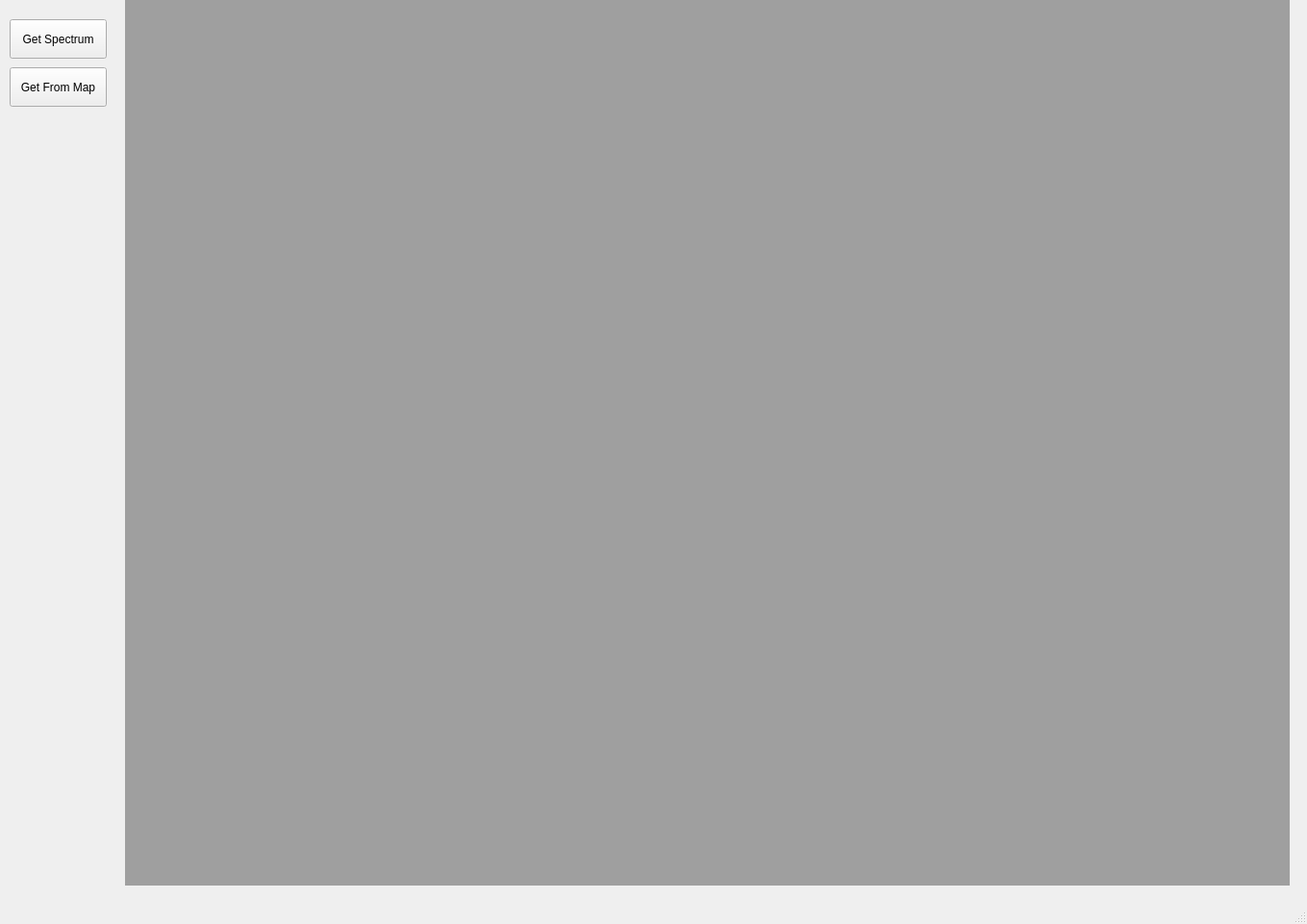
<?xml version="1.0" encoding="UTF-8"?>
<ui version="4.0">
 <class>XPS_MainWindow</class>
 <widget class="QMainWindow" name="XPS_MainWindow">
  <property name="geometry">
   <rect>
    <x>0</x>
    <y>0</y>
    <width>1359</width>
    <height>961</height>
   </rect>
  </property>
  <property name="cursor">
   <cursorShape>ArrowCursor</cursorShape>
  </property>
  <property name="windowTitle">
   <string>MainWindow</string>
  </property>
  <widget class="QWidget" name="centralwidget">
   <widget class="QPushButton" name="graf">
    <property name="geometry">
     <rect>
      <x>10</x>
      <y>20</y>
      <width>101</width>
      <height>41</height>
     </rect>
    </property>
    <property name="text">
     <string>Get Spectrum</string>
    </property>
   </widget>
   <widget class="QMdiArea" name="mdiArea">
    <property name="geometry">
     <rect>
      <x>130</x>
      <y>0</y>
      <width>1211</width>
      <height>921</height>
     </rect>
    </property>
   </widget>
   <widget class="QPushButton" name="grafsss">
    <property name="geometry">
     <rect>
      <x>10</x>
      <y>70</y>
      <width>101</width>
      <height>41</height>
     </rect>
    </property>
    <property name="text">
     <string>Get From Map</string>
    </property>
   </widget>
  </widget>
  <widget class="QMenuBar" name="menubar">
   <property name="geometry">
    <rect>
     <x>0</x>
     <y>0</y>
     <width>1359</width>
     <height>21</height>
    </rect>
   </property>
  </widget>
  <widget class="QStatusBar" name="statusbar"/>
  <action name="actionLoad">
   <property name="text">
    <string>Load File</string>
   </property>
  </action>
  <action name="actionSave">
   <property name="text">
    <string>Save Data</string>
   </property>
  </action>
  <action name="actionExit">
   <property name="text">
    <string>Exit</string>
   </property>
  </action>
  <action name="actionApply_to_All">
   <property name="text">
    <string>Apply to All...</string>
   </property>
  </action>
  <action name="actionLoad_Previous">
   <property name="text">
    <string>Load Previous</string>
   </property>
  </action>
  <action name="actionLoad_Previous_From_Dircectory">
   <property name="text">
    <string>Load Previous From Dircectory</string>
   </property>
  </action>
 </widget>
 <resources/>
 <connections/>
</ui>
